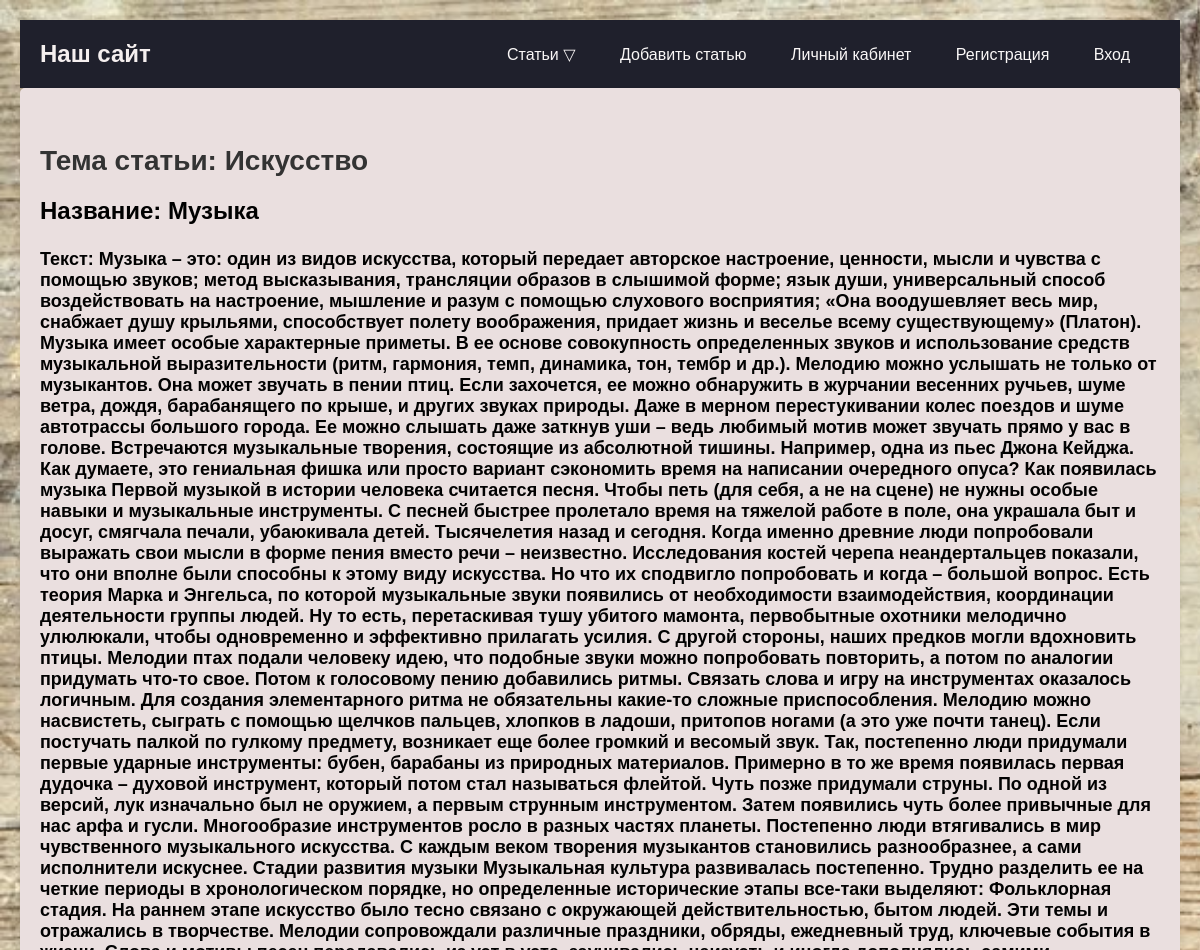
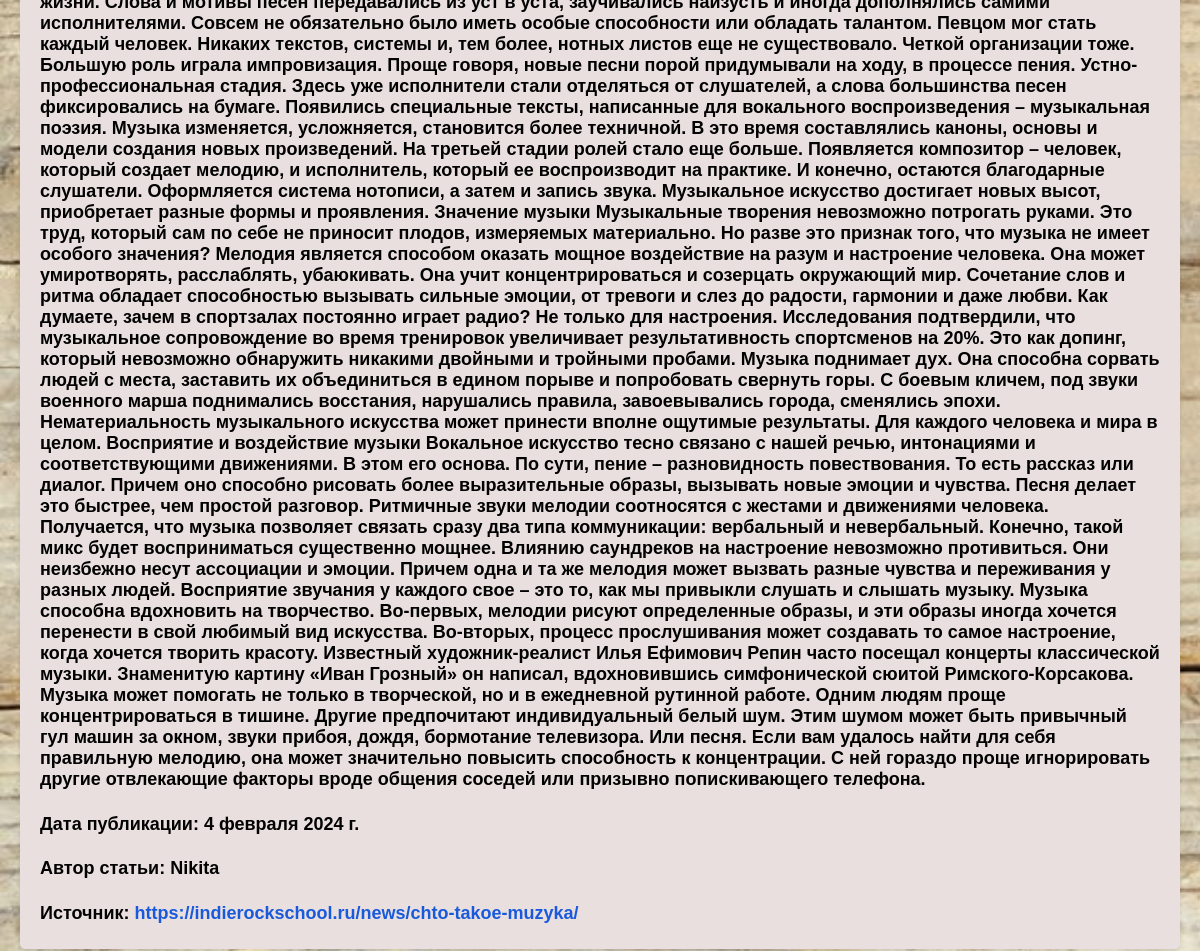
The page /info_art_aerticles/2/ on the database its author committed (2 pictures, top to bottom).
### catalog/models.py (models this page shows, shortened)
class Art(models.Model):
    topic = models.ForeignKey(Topic, on_delete=models.SET_NULL, null=True)
    title = models.CharField(max_length=1000, verbose_name='Название статьи')
    summary = models.CharField(max_length=1000, verbose_name='кратко о статье', blank=True, null=True)
    text = models.TextField(max_length=10000000000000000, verbose_name='текст статьи', blank=True, null=True)
    data = models.DateField(verbose_name='Дата публикации статьи', blank=True, null=True)
    info = models.URLField(verbose_name='Источник(и)', blank=True)
    author = models.ForeignKey(User, on_delete=models.SET_NULL, null=True, verbose_name='Автор')  # поле author
    image = models.URLField(verbose_name='Фото', blank=True, null=True)

class Topic(models.Model):
    VIBOR = (('Наука', 'Наука'), ('Спорт', 'Спорт'), ('Искусство', 'Искусство'))
    name = models.CharField(max_length=100, choices=VIBOR, verbose_name='Тема статьи')
    def __str__(self):
        return self.name

### catalog/views.py (the view)
# urls.py: path('info_art_aerticles/<int:pk>/', views.ArticleArtDetailView.as_view(), name='info_art'),
class ArticleArtDetailView(DetailView):
    model = Art

### templates/catalog/art_detail.html (shortened to what this page needs)
{% extends 'index.html' %}
{% load static %}
{% block head %}
    <link rel="stylesheet" href="{% static 'home.css' %}">
    <link rel="stylesheet" href="{% static 'articles_detail.css' %}">
{% endblock head %}
{% block content %}
    <div>
        <h1>Тема статьи: {{ art.topic }}</h1>
        <h2>Название: {{ art.title }}</h2>
        <h4 class="text">Текст: {{ art.text }}</h4>
        <h4 class="data">Дата публикации: {{ art.data }}</h4>
        <h4 class="author-text">Автор статьи: {{ art.author }}</h4>
        <h4 class="info">Источник: <a href="{{ art.info }}">{{ art.info }}</a></h4>
    </div>
{% endblock content %}

### catalog/static/home.css (style rules this page uses)
body { margin: 0; padding: 0; background: url('img/Статья-Фон.jpg'); background-repeat: no-repeat; background-size: cover; background-attachment: fixed; font-family: Arial, sans-serif; }
h2 { color: #333; font-size: 28px; margin-bottom: 20px; }
h1 { color: #333; font-size: 36px; margin-bottom: 30px; }

### catalog/static/articles_detail.css (style rules this page uses)
body { font-family: Arial, sans-serif; margin: 20px; background-color: #f5f5f5; }
div { background-color: #eadfdf; padding: 20px; border-radius: 5px; box-shadow: 0 2px 4px rgba(0, 0, 0, 0.1); }
h1 { font-size: 28px; margin-bottom: 10px; color: #333; }
h2 { font-size: 24px; margin-bottom: 5px; color: #000000; }
h4 { font-size: 18px; margin-bottom: 5px; color: #020202; }
a { color: #185adb; text-decoration: none; }

### rows shown on the page
Art: topic "Искусство", title "Музыка", text "Музыка – это: один из видов искусства, который передает авторское настроение, ценности, мысли и чувства с помощью звуков; метод высказывания, трансляции образов в слышимой форме; язык души, универсальный способ воздействовать на настроение, мышление и разум с помощью слухового восприятия; «Она воодушевляет весь мир, снабжает душу крыльями, способствует полету воображения, придает жизнь и веселье всему существующему» (Платон). Музыка имеет особые характерные приметы. В ее основе совокупность определенных звуков и использование средств музыкальной выразительности (ритм, гармония, темп, динамика, тон, тембр и др.). Мелодию можно услышать не только от музыкантов. Она может звучать в пении птиц.…", data "4 февраля 2024 г.", author "Nikita", info "https://indierockschool.ru/news/chto-takoe-muzyka/"
